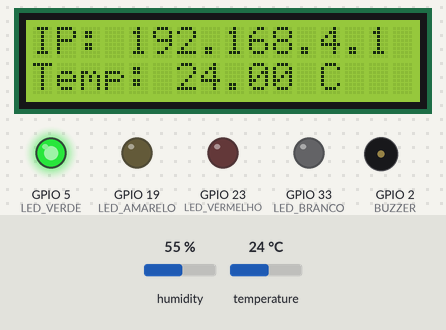
The sketch below on a simulated ESP32. On the bench: 16×2 character LCD, output pins drawn as LEDs (lit = HIGH), buzzer (waves = sounding, pin HIGH). The test bench sets the inputs (shaded band); at power-on: temperature 24 °C, humidity 55 %. WiFi joins after 1.5 s; servers stay silent unless stated; uploads are accepted with an empty reply; the local clock reads 2024-03-15 10:24:30 at power-on unless the sketch sets it; what the sketch prints to the serial monitor is not drawn.

Above: at 4.2 s.
4.3 s: temperature set to 10.6 °C
At 6.0 s:
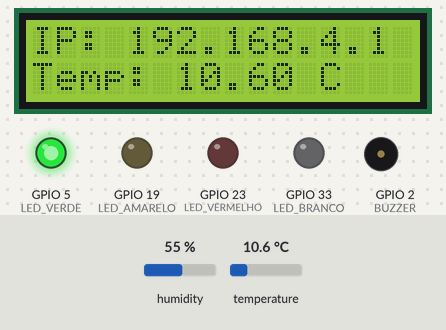
11.2 s: temperature set to 9.2 °C
At 11.7 s:
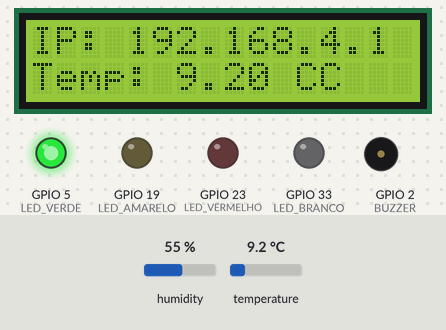
12.7 s: temperature set to 33.3 °C
At 14.9 s:
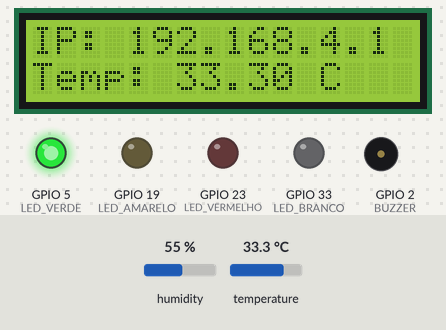
15.2 s: temperature set to 34.6 °C
At 16.8 s:
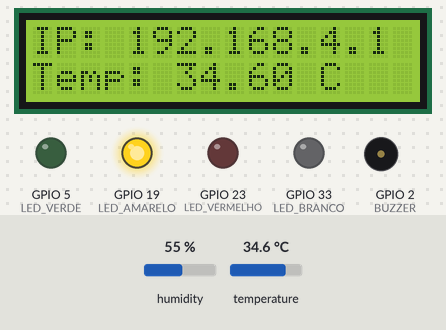
22.1 s: temperature set to 36.7 °C
At 24.8 s:
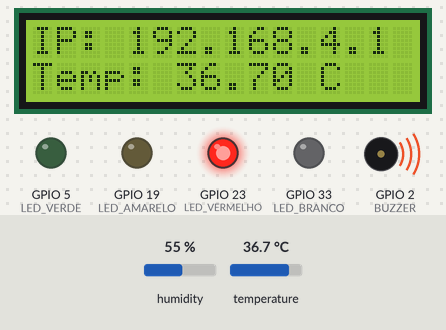
Timing chart, 0 to 32.6 s (numbered marks = the images above; inputs shaded):
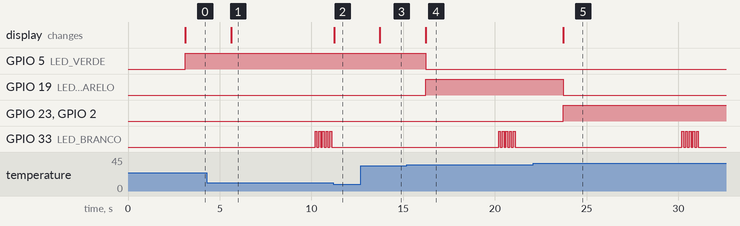

The sketch:

main.ino
```cpp
#include <Wire.h>
#include <LiquidCrystal_I2C.h>
#include <DHT.h>
#include <WiFi.h>
#include <WebServer.h>
#include <HTTPClient.h>
#include <time.h>

// Definições de pinos e constantes
#define LED_BRANCO 33
#define LED_VERDE 5
#define LED_AMARELO 19
#define LED_VERMELHO 23
#define BUZZER 2
#define DHTPIN 15
#define DHTTYPE DHT22

// Inicialização de componentes
DHT dht(DHTPIN, DHTTYPE);
LiquidCrystal_I2C lcd(0x27, 16, 2);
WebServer server(80);

// Configurações do Wi-Fi
const char* ssid = "Rede_1";
const char* password = "password123";
const char* ap_ssid = "ESP32_Hotspot";
const char* ap_password = "123456789";

// Configurações do Firebase
#define API_KEY "API_KEY"
#define DATABASE_URL "DATABASE_URL"
String databasePath = "/Temperatura"; // Coleção do firebase

// Variáveis de controle
unsigned long elapsedMillis = 0;
const unsigned long update_interval = 10000; // Enviar dados a cada 10 segundos
unsigned long lastLedUpdate = 0;
const unsigned long ledUpdateInterval = 500;  // Intervalo para LEDs e LCD
unsigned long lastDataSend = 0;

bool conectadoInternet = false;  // Variável para indicar status de conexão

void setup() {
    Serial.begin(115200);
    pinMode(LED_BRANCO, OUTPUT);
    pinMode(LED_VERDE, OUTPUT);
    pinMode(LED_AMARELO, OUTPUT);
    pinMode(LED_VERMELHO, OUTPUT);
    pinMode(BUZZER, OUTPUT);

    dht.begin();
    lcd.init();
    lcd.backlight();
    lcd.setCursor(0, 0);
    lcd.print("Iniciando...");

    // Configurar modo AP + STA
    WiFi.mode(WIFI_AP_STA);
    WiFi.softAP(ap_ssid, ap_password);
    Serial.print("Hotspot iniciado. IP: ");
    Serial.println(WiFi.softAPIP());

    // Tentar conectar à rede Wi-Fi com um limite de 3 tentativas
    WiFi.begin(ssid, password);
    Serial.print("Conectando ao Wi-Fi...");

    int tentativas = 0;
    while (WiFi.status() != WL_CONNECTED && tentativas < 3) {
        delay(3000);  // Aguardar 3 segundos por tentativa
        Serial.println("Tentando conectar...");
        tentativas++;
    }

    // Verifica se a conexão foi bem-sucedida
    if (WiFi.status() == WL_CONNECTED) {
        Serial.println("\nConectado à rede Wi-Fi!");
        Serial.print("IP da rede: ");
        Serial.println(WiFi.localIP());
        conectadoInternet = true;

        // Exibir o IP do Hotspot no LCD
        lcd.clear();
        lcd.setCursor(0, 0);
        lcd.print("IP: ");
        lcd.print(WiFi.softAPIP());
    } else {
        // Não conseguiu conectar à internet após 3 tentativas
        Serial.println("\nNão foi possível conectar à rede Wi-Fi.");
        conectadoInternet = false;

        // Exibir o IP do Hotspot no LCD com um " - X"
        lcd.clear();
        lcd.setCursor(0, 0);
        lcd.print("IP: ");
        lcd.print(WiFi.softAPIP());
        lcd.print(" X"); // Adiciona "X" para indicar falha de internet
    }

    // Configurar servidor Web
    server.on("/api/temperatura", HTTP_GET, handleGetTemperature);
    server.on("/api/temperaturaBD", HTTP_GET, handleGetTemperatureBD);
    server.on("/", handleRoot); // Página principal
    server.begin();

    // Inicializar a hora
    configTime(0, 0, "pool.ntp.org");
}

void loop() {
    server.handleClient();
    unsigned long currentMillis = millis();

    // Atualizar a temperatura e os LEDs a cada 500 ms
    if (currentMillis - lastLedUpdate >= ledUpdateInterval) {
        lastLedUpdate = currentMillis;

        float temperatura = dht.readTemperature();
        if (!isnan(temperatura)) {
            lcd.setCursor(0, 0);
            lcd.print("IP: ");
            lcd.print(WiFi.softAPIP());
            if (!conectadoInternet) {
                lcd.print(" X");  // Exibe " - X" se não houver internet
            }
            lcd.setCursor(0, 1);
            lcd.print("Temp: ");
            lcd.print(temperatura);
            lcd.print(" C");

            // Controle dos LEDs individualmente
            if (temperatura <= 34) {
                digitalWrite(LED_VERDE, HIGH);
                digitalWrite(LED_AMARELO, LOW);
                digitalWrite(LED_VERMELHO, LOW);
                digitalWrite(BUZZER, LOW);
            } else if (temperatura > 34 && temperatura < 36) {
                digitalWrite(LED_VERDE, LOW);
                digitalWrite(LED_AMARELO, HIGH);
                digitalWrite(LED_VERMELHO, LOW);
                digitalWrite(BUZZER, LOW);
            } else {
                digitalWrite(LED_VERDE, LOW);
                digitalWrite(LED_AMARELO, LOW);
                digitalWrite(LED_VERMELHO, HIGH);
                digitalWrite(BUZZER, HIGH);
            }
        }
    }

    // Envio de dados para o Firebase a cada 10 segundos
    if (currentMillis - lastDataSend >= update_interval) {
        lastDataSend = currentMillis;
        database_test(); // Função para enviar os dados
    }
}

String getFormattedDateTime() {
    struct tm timeinfo;
    if (!getLocalTime(&timeinfo)) {
        Serial.println("Falha ao obter a hora");
        return "";
    }
    char buffer[30];
    strftime(buffer, sizeof(buffer), "%d/%m/%Y - %H:%M:%S", &timeinfo);
    return String(buffer);
}

void handleGetTemperature() {
    float temperatura = dht.readTemperature();
    if (isnan(temperatura)) {
        server.send(500, "application/json", "{\"error\":\"Falha ao ler o sensor DHT22\"}");
    } else {
        String jsonResponse = "{\"temperatura\":" + String(temperatura) + "}";
        server.send(200, "application/json", jsonResponse);
    }
}

void handleGetTemperatureBD() {
    if (!conectadoInternet) {
        // Retornar erro se não houver conexão com a internet
        server.send(500, "application/json", "{\"error\":\"Sem conexão com a internet\"}");
        return;
    }

    HTTPClient http;
    String url = DATABASE_URL + databasePath + ".json?auth=" + API_KEY;

    http.begin(url);
    int httpCode = http.GET();

    if (httpCode > 0) {
        if (httpCode == HTTP_CODE_OK) {
            String payload = http.getString();
            server.send(200, "application/json", payload);
        } else {
            server.send(500, "application/json", "{\"error\":\"Erro ao obter dados\"}");
        }
    } else {
        server.send(500, "application/json", "{\"error\":\"" + String(http.errorToString(httpCode).c_str()) + "\"}");
    }

    http.end();
}

void database_test() {
    float temperatura = dht.readTemperature();
    bool alerta_temperatura = false; // Flag para alerta de temperatura
    String dateTime = getFormattedDateTime();

    if (!isnan(temperatura)) {
        // Verifica se a temperatura está acima do limite
        if (temperatura >= 36) {
            alerta_temperatura = true; // Aciona a flag se a temperatura for alta
        }

        // Enviar temperatura, data/hora e alerta
        String json = "{\"temperatura\":" + String(temperatura) +
                       ", \"data_hora\":\"" + dateTime +
                       "\", \"alerta_temperatura\":" + String(alerta_temperatura) + "}";

        if (!conectadoInternet) {
            Serial.println("Sem conexão com a internet. Dados não enviados.");
            return;
        }

        HTTPClient http;
        String url = DATABASE_URL + databasePath + ".json?auth=" + API_KEY;
        http.begin(url);

        int httpCode = http.POST(json);

        if (httpCode > 0 && httpCode == HTTP_CODE_OK) {
            Serial.println("Dados enviados com sucesso!");
            Serial.print("Temperatura: ");
            Serial.print(temperatura);
            Serial.print(" C, Data/Hora: ");
            Serial.println(dateTime);

            // Piscar o LED branco ao enviar dados com sucesso
            for (int i = 0; i < 5; i++) {
                digitalWrite(LED_BRANCO, HIGH);
                delay(100);
                digitalWrite(LED_BRANCO, LOW);
                delay(100);
            }
        } else {
            Serial.print("Erro ao enviar dados: ");
            Serial.println(http.errorToString(httpCode));
        }

        http.end();
    } else {
        Serial.println("Erro ao ler o sensor DHT22.");
    }
}

void handleRoot() {
    bool internetStatus = (WiFi.status() == WL_CONNECTED);  // Verifica se está conectado ao Wi-Fi
    String statusText = internetStatus ? "Online" : "Offline";  // Texto de status
    String statusColor = internetStatus ? "green" : "red";  // Cor da bolinha

    String html = R"rawliteral(
    <!DOCTYPE html>
    <html lang="pt-br">
    <head>
        <meta charset="UTF-8">
        <meta name="viewport" content="width=device-width, initial-scale=1.0">
        <title>Controle de Temperatura</title>
        <style>
            body {
                font-family: Arial, sans-serif;
                background-color: #2b2b2b;
                color: #ffffff;
                margin: 0;
                padding: 20px;
                display: flex;
                flex-direction: column;
                align-items: center;
            }
            .container {
                background-color: #3b3b3b;
                padding: 20px;
                border-radius: 10px;
                box-shadow: 0 0 10px rgba(0, 0, 0, 0.5);
                max-width: 500px;
                width: 100%;
            }
            h1 {
                text-align: center;
                color: #ffffff;
            }
            canvas {
                width: 100%;
                height: 200px;
                border: 1px solid #ccc;
                background-color: #444;
            }
            .status {
                margin-top: 20px;
                text-align: center;
                font-size: 18px;
            }
            .status span {
                font-weight: bold;
            }
            .connection-status {
                margin-top: 10px;
                display: flex;
                justify-content: center;
                align-items: center;
            }
            .connection-status div {
                width: 15px;
                height: 15px;
                border-radius: 50%;
                background-color: )rawliteral" + statusColor + R"rawliteral(;
                margin-right: 10px;
            }
            .connection-status span {
                font-size: 16px;
            }
        </style>
    </head>
    <body>
        <div class="container">
            <h1>Monitoramento de Temperatura</h1>
            <canvas id="temperatureChart"></canvas>
            <div class="status">
                Temperatura Atual: <span id="currentTemperature">--</span> °C
            </div>
            <div class="connection-status">
                <div></div>
                <span>)rawliteral" + statusText + R"rawliteral(</span>
            </div>
        </div>

        <script>
            let temperatures = Array(10).fill(0); // Alterado para 10 pontos
            const maxPoints = 10;

            function fetchTemperature() {
                fetch('/api/temperatura')
                    .then(response => response.json())
                    .then(data => {
                        const temp = data.temperatura;
                        document.getElementById('currentTemperature').textContent = temp;

                        // Adicionar nova temperatura e manter apenas maxPoints
                        temperatures.push(temp);
                        if (temperatures.length > maxPoints) temperatures.shift();

                        drawChart();
                    })
                    .catch(error => {
                        console.error('Erro ao buscar temperatura:', error);
                    });
            }

            function drawChart() {
                const canvas = document.getElementById('temperatureChart');
                const ctx = canvas.getContext('2d');
                ctx.clearRect(0, 0, canvas.width, canvas.height);

                const spacing = canvas.width / (maxPoints - 1); // Espaçamento maior entre os pontos
                temperatures.forEach((temp, index) => {
                    const x = index * spacing; // Aumentar o espaçamento
                    const y = canvas.height - ((temp - 20) * (canvas.height / 25)); // Proporção de 20 a 45
                    ctx.fillStyle = temp >= 36 ? 'red' : (temp >= 34 ? 'yellow' : 'green');
                    ctx.beginPath();
                    ctx.arc(x, y, 5, 0, 2 * Math.PI);
                    ctx.fill();
                    ctx.fillStyle = 'white';
                    ctx.fillText(temp.toFixed(1) + '°C', x - 10, y - 10);
                });

                // Desenhar linhas
                ctx.strokeStyle = 'white';
                ctx.lineWidth = 2;
                ctx.beginPath();
                temperatures.forEach((temp, index) => {
                    const x = index * spacing; // Manter o mesmo espaçamento
                    const y = canvas.height - ((temp - 20) * (canvas.height / 25));
                    if (index === 0) {
                        ctx.moveTo(x, y);
                    } else {
                        ctx.lineTo(x, y);
                    }
                });
                ctx.stroke();
            }

            setInterval(fetchTemperature, 5000);
        </script>
    </body>
    </html>
    )rawliteral";

    server.send(200, "text/html", html);
}
```

Measured:
- the behaviour switches between 10 and 9.9 °C on temperature (found by bisection; images 1 and 2)
- the behaviour switches between 34 and 34.1 °C on temperature (found by bisection; images 3 and 4)
- the behaviour switches between 35.9 and 36 °C on temperature (found by bisection; images 4 and 5)
- after the input at 4.3 s, the display: changes after 1.3 s (image 1)
- after the input at 11.2 s, the display: changes at once (image 2)
- after the input at 12.7 s, the display: changes after 1.0 s (image 3)
- after the input at 15.2 s, GPIO 5 (LED_VERDE): HIGH → LOW after 1.0 s; GPIO 19 (LED_AMARELO): LOW → HIGH after 1.0 s; the display: changes after 1.0 s (image 4)
- after the input at 22.1 s, GPIO 19 (LED_AMARELO): HIGH → LOW after 1.6 s; GPIO 23 (LED_VERMELHO), GPIO 2 (BUZZER): LOW → HIGH after 1.6 s; the display: changes after 1.6 s (image 5)
